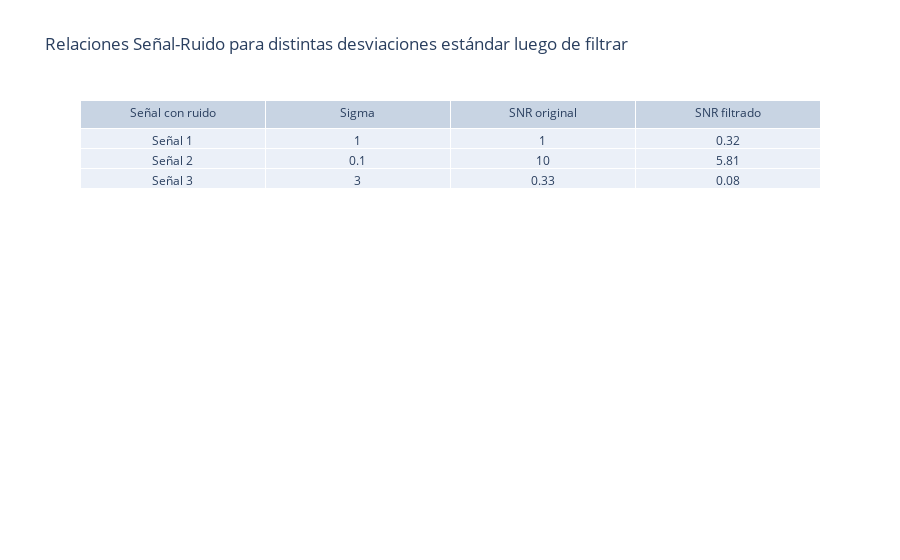

The notebook cell saved with this chart:
### Markdown cell above
Comparo SNRs antes y después del filtro.

### Code cell
SNR1 = Señal_Ruido(AX1,sigma1,fs/f0)
SNR2 = Señal_Ruido(AX2,sigma2,fs/f0)
SNR3 = Señal_Ruido(AX3,sigma3,fs/f0)

SNR1_filt880 = Señal_Ruido(AX1_filt880,sigma1,fs/f0)
SNR2_filt880 = Señal_Ruido(AX2_filt880,sigma2,fs/f0)
SNR3_filt880 = Señal_Ruido(AX3_filt880,sigma3,fs/f0)

FILT880_SNR_layout = go.Layout(
    title='Relaciones Señal-Ruido para distintas desviaciones estándar luego de filtrar',
    margin=go.layout.Margin(
        autoexpand=True
    )
)

fig24 = go.Figure(data=[go.Table(header=dict(values=['Señal con ruido', 'Sigma', 'SNR original', 'SNR filtrado'],align='center'),
                cells=dict(values=[["Señal 1", "Señal 2", "Señal 3"], [sigma1, sigma2, sigma3] , [SNR1, SNR2, SNR3], [SNR1_filt880, SNR2_filt880, SNR3_filt880]],align='center'))
                ],
                layout=FILT880_SNR_layout)
fig24.show()

### Figure 1 — Plotly figure (JSON) as saved in the notebook; plotly's stock layout.template omitted (floating-point values rounded to 4 significant figures)
{"data": [{"cells": {"align": "center", "values": [["Señal 1", "Señal 2", "Señal 3"], [1, 0.1, 3], [1, 10, 0.33], [0.32, 5.81, 0.08]]}, "header": {"align": "center", "values": ["Señal con ruido", "Sigma", "SNR original", "SNR filtrado"]}, "type": "table"}], "layout": {"margin": {"autoexpand": true}, "title": {"text": "Relaciones Señal-Ruido para distintas desviaciones estándar luego de filtrar"}}}
